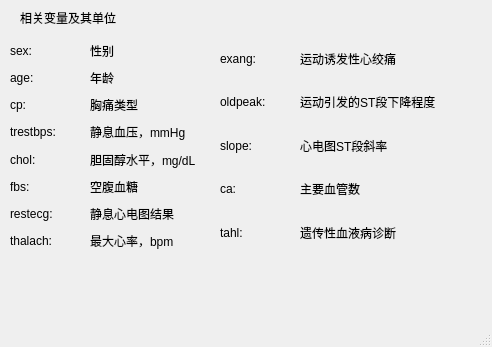
<?xml version="1.0" encoding="UTF-8"?>
<ui version="4.0">
 <class>MainWindow</class>
 <widget class="QMainWindow" name="MainWindow">
  <property name="geometry">
   <rect>
    <x>0</x>
    <y>0</y>
    <width>492</width>
    <height>347</height>
   </rect>
  </property>
  <property name="windowTitle">
   <string>MainWindow</string>
  </property>
  <widget class="QWidget" name="centralwidget">
   <widget class="QLabel" name="label">
    <property name="geometry">
     <rect>
      <x>20</x>
      <y>10</y>
      <width>101</width>
      <height>16</height>
     </rect>
    </property>
    <property name="text">
     <string>相关变量及其单位</string>
    </property>
   </widget>
   <widget class="QWidget" name="verticalLayoutWidget">
    <property name="geometry">
     <rect>
      <x>10</x>
      <y>40</y>
      <width>71</width>
      <height>211</height>
     </rect>
    </property>
    <layout class="QVBoxLayout" name="verticalLayout">
     <item>
      <widget class="QLabel" name="label_12">
       <property name="text">
        <string>sex:</string>
       </property>
      </widget>
     </item>
     <item>
      <widget class="QLabel" name="label_7">
       <property name="text">
        <string>age:</string>
       </property>
      </widget>
     </item>
     <item>
      <widget class="QLabel" name="label_2">
       <property name="text">
        <string>cp:</string>
       </property>
      </widget>
     </item>
     <item>
      <widget class="QLabel" name="label_8">
       <property name="text">
        <string>trestbps:</string>
       </property>
      </widget>
     </item>
     <item>
      <widget class="QLabel" name="label_13">
       <property name="text">
        <string>chol:</string>
       </property>
      </widget>
     </item>
     <item>
      <widget class="QLabel" name="label_9">
       <property name="text">
        <string>fbs:</string>
       </property>
      </widget>
     </item>
     <item>
      <widget class="QLabel" name="label_14">
       <property name="text">
        <string>restecg:</string>
       </property>
      </widget>
     </item>
     <item>
      <widget class="QLabel" name="label_10">
       <property name="text">
        <string>thalach:</string>
       </property>
      </widget>
     </item>
    </layout>
   </widget>
   <widget class="QWidget" name="verticalLayoutWidget_2">
    <property name="geometry">
     <rect>
      <x>220</x>
      <y>40</y>
      <width>61</width>
      <height>211</height>
     </rect>
    </property>
    <layout class="QVBoxLayout" name="verticalLayout_2">
     <item>
      <widget class="QLabel" name="label_11">
       <property name="text">
        <string>exang:</string>
       </property>
      </widget>
     </item>
     <item>
      <widget class="QLabel" name="label_3">
       <property name="text">
        <string>oldpeak:</string>
       </property>
      </widget>
     </item>
     <item>
      <widget class="QLabel" name="label_4">
       <property name="text">
        <string>slope:</string>
       </property>
      </widget>
     </item>
     <item>
      <widget class="QLabel" name="label_5">
       <property name="text">
        <string>ca:</string>
       </property>
      </widget>
     </item>
     <item>
      <widget class="QLabel" name="label_6">
       <property name="text">
        <string>tahl:</string>
       </property>
      </widget>
     </item>
    </layout>
   </widget>
   <widget class="QWidget" name="verticalLayoutWidget_3">
    <property name="geometry">
     <rect>
      <x>90</x>
      <y>40</y>
      <width>111</width>
      <height>211</height>
     </rect>
    </property>
    <layout class="QVBoxLayout" name="verticalLayout_3">
     <item>
      <widget class="QLabel" name="label_16">
       <property name="text">
        <string>性别</string>
       </property>
      </widget>
     </item>
     <item>
      <widget class="QLabel" name="label_15">
       <property name="text">
        <string>年龄</string>
       </property>
      </widget>
     </item>
     <item>
      <widget class="QLabel" name="label_17">
       <property name="text">
        <string>胸痛类型</string>
       </property>
      </widget>
     </item>
     <item>
      <widget class="QLabel" name="label_18">
       <property name="text">
        <string>静息血压，mmHg</string>
       </property>
      </widget>
     </item>
     <item>
      <widget class="QLabel" name="label_19">
       <property name="text">
        <string>胆固醇水平，mg/dL</string>
       </property>
      </widget>
     </item>
     <item>
      <widget class="QLabel" name="label_20">
       <property name="text">
        <string>空腹血糖</string>
       </property>
      </widget>
     </item>
     <item>
      <widget class="QLabel" name="label_21">
       <property name="text">
        <string>静息心电图结果</string>
       </property>
      </widget>
     </item>
     <item>
      <widget class="QLabel" name="label_22">
       <property name="text">
        <string>最大心率，bpm</string>
       </property>
      </widget>
     </item>
    </layout>
   </widget>
   <widget class="QWidget" name="verticalLayoutWidget_4">
    <property name="geometry">
     <rect>
      <x>300</x>
      <y>40</y>
      <width>171</width>
      <height>211</height>
     </rect>
    </property>
    <layout class="QVBoxLayout" name="verticalLayout_4">
     <item>
      <widget class="QLabel" name="label_23">
       <property name="text">
        <string>运动诱发性心绞痛</string>
       </property>
      </widget>
     </item>
     <item>
      <widget class="QLabel" name="label_24">
       <property name="text">
        <string>运动引发的ST段下降程度</string>
       </property>
      </widget>
     </item>
     <item>
      <widget class="QLabel" name="label_25">
       <property name="text">
        <string>心电图ST段斜率</string>
       </property>
      </widget>
     </item>
     <item>
      <widget class="QLabel" name="label_26">
       <property name="text">
        <string>主要血管数</string>
       </property>
      </widget>
     </item>
     <item>
      <widget class="QLabel" name="label_27">
       <property name="text">
        <string>遗传性血液病诊断</string>
       </property>
      </widget>
     </item>
    </layout>
   </widget>
  </widget>
  <widget class="QMenuBar" name="menubar">
   <property name="geometry">
    <rect>
     <x>0</x>
     <y>0</y>
     <width>492</width>
     <height>22</height>
    </rect>
   </property>
  </widget>
  <widget class="QStatusBar" name="statusbar"/>
 </widget>
 <resources/>
 <connections/>
</ui>
